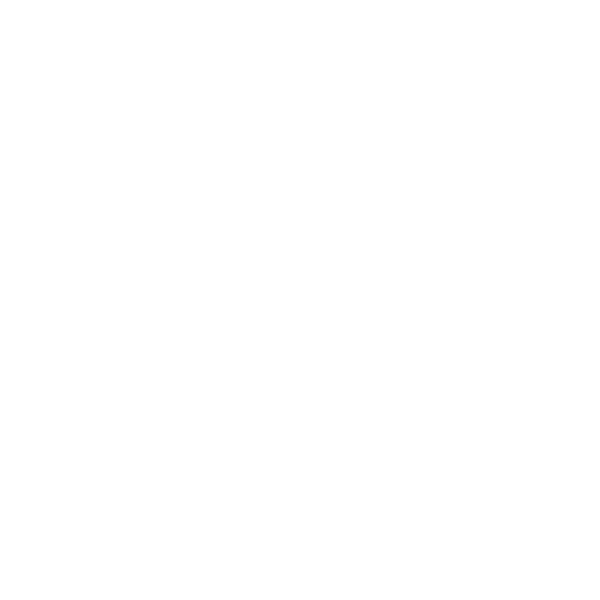
Frame 1 (no input)
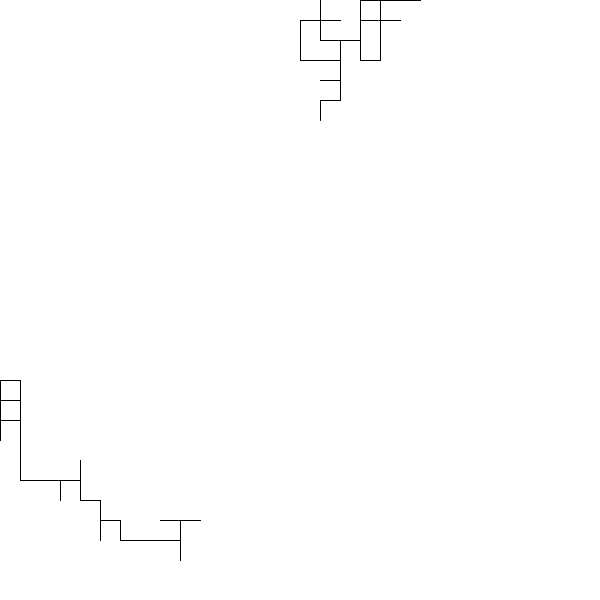
Frame 60 (the mouse pressed at the canvas centre just before this capture)
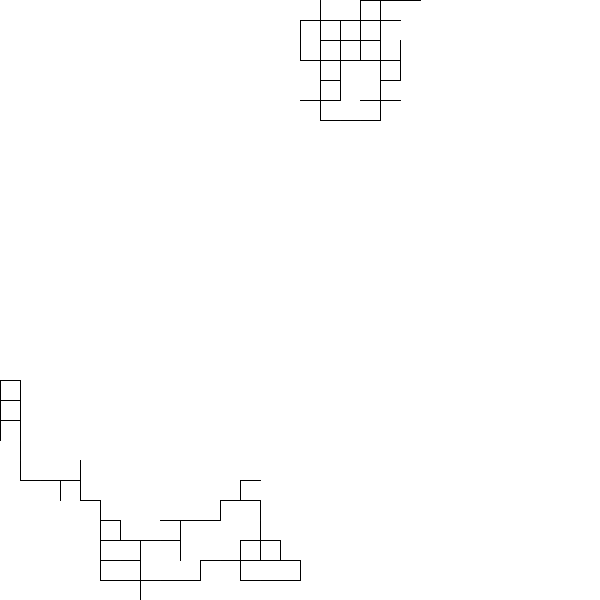
Frame 120 (the mouse held since frame 60 and released just before this capture)

The Processing sketch that drew these frames (run headless with seeded random() and noise(); from frame 60 on, the mouse is pressed at the canvas centre):

// Processing sketch: randomWalk
// ── randomWalk.pde

PGraphics canvas;
int[] dx = new int[]{0,0,1,-1};
int[] dy = new int[]{1,-1,0,0};
int[][] M = new int[60][60];
int x;
int y;
int px;
int py;

int x2;
int y2;
int px2;
int py2;

void setup(){
  size(600,600);
  x = 20;
  y = 0;
  px = x;
  py = y;
  x2 = 0;
  y2 = 20;
  px2 = x2;
  py2 = y2;
  canvas = createGraphics(600,600);
  canvas.beginDraw();
  canvas.background(255);
  canvas.endDraw();
  for(int i=0;i<60;i++){
    for(int j=0;j<60;j++){
      M[i][j] = 0;
    }
  }
}

void draw(){
  image(canvas,0,0);
  int dir = floor( random(4) );
  int nx = x+dx[dir];
  int ny = y+dy[dir];
  if(nx>30 || nx<0 || ny>30 || ny<0){
    
   }else{
     x = nx;
     y = ny;
     canvas.beginDraw();
    // canvas.stroke(0,155,255);
    // canvas.strokeWeight(4);
     canvas.line(px*20,py*20,x*20,y*20);
     canvas.endDraw();
     px = x;
     py = y;
   }
   
      dir = floor( random(4) );
     nx = x2+dx[dir];
     ny = y2+dy[dir];
    if(nx>30 || nx<0 || ny>30 || ny<0){
      
     }else{
       x2 = nx;
       y2 = ny;
       canvas.beginDraw();
       //canvas.stroke(155,0,0);
       //canvas.strokeWeight(4);
       canvas.line(px2*20,py2*20,x2*20,y2*20);
       canvas.endDraw();
       px2 = x2;
       py2 = y2;
     }
}
